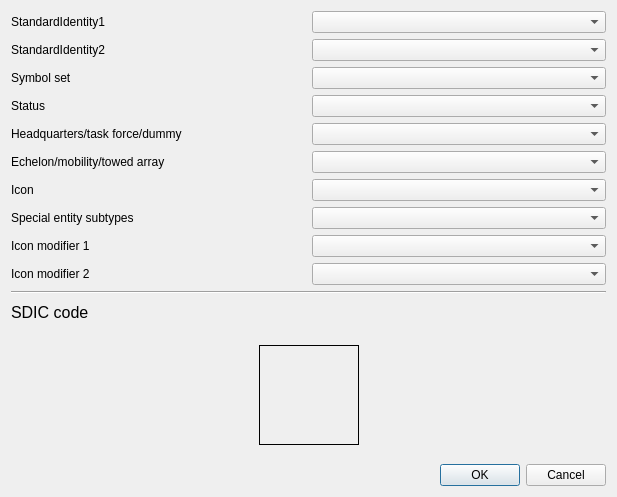
<?xml version="1.0" encoding="UTF-8"?>
<ui version="4.0">
 <class>Dialog</class>
 <widget class="QDialog" name="Dialog">
  <property name="geometry">
   <rect>
    <x>0</x>
    <y>0</y>
    <width>617</width>
    <height>497</height>
   </rect>
  </property>
  <property name="windowTitle">
   <string>SDIC code</string>
  </property>
  <layout class="QVBoxLayout" name="verticalLayout">
   <item>
    <layout class="QGridLayout" name="gridLayout">
     <item row="0" column="1">
      <widget class="QComboBox" name="comboStandardId1"/>
     </item>
     <item row="6" column="0">
      <widget class="QLabel" name="label_8">
       <property name="text">
        <string>Icon</string>
       </property>
      </widget>
     </item>
     <item row="7" column="0">
      <widget class="QLabel" name="label_9">
       <property name="text">
        <string>Special entity subtypes</string>
       </property>
      </widget>
     </item>
     <item row="1" column="0">
      <widget class="QLabel" name="label_2">
       <property name="text">
        <string>StandardIdentity2</string>
       </property>
      </widget>
     </item>
     <item row="4" column="0">
      <widget class="QLabel" name="label_6">
       <property name="text">
        <string>Headquarters/task force/dummy</string>
       </property>
      </widget>
     </item>
     <item row="3" column="0">
      <widget class="QLabel" name="label_5">
       <property name="text">
        <string>Status</string>
       </property>
      </widget>
     </item>
     <item row="5" column="0">
      <widget class="QLabel" name="label_7">
       <property name="text">
        <string>Echelon/mobility/towed array</string>
       </property>
      </widget>
     </item>
     <item row="0" column="0">
      <widget class="QLabel" name="label_3">
       <property name="text">
        <string>StandardIdentity1</string>
       </property>
      </widget>
     </item>
     <item row="2" column="0">
      <widget class="QLabel" name="label_4">
       <property name="text">
        <string>Symbol set</string>
       </property>
      </widget>
     </item>
     <item row="8" column="1">
      <widget class="QComboBox" name="comboModifier1"/>
     </item>
     <item row="8" column="0">
      <widget class="QLabel" name="label_10">
       <property name="text">
        <string>Icon modifier 1</string>
       </property>
      </widget>
     </item>
     <item row="9" column="1">
      <widget class="QComboBox" name="comboModifier2"/>
     </item>
     <item row="9" column="0">
      <widget class="QLabel" name="label_11">
       <property name="text">
        <string>Icon modifier 2</string>
       </property>
      </widget>
     </item>
     <item row="1" column="1">
      <widget class="QComboBox" name="comboStandardId2"/>
     </item>
     <item row="2" column="1">
      <widget class="QComboBox" name="comboSymbolSet"/>
     </item>
     <item row="3" column="1">
      <widget class="QComboBox" name="comboStatus"/>
     </item>
     <item row="4" column="1">
      <widget class="QComboBox" name="comboHQ"/>
     </item>
     <item row="5" column="1">
      <widget class="QComboBox" name="comboEchelon"/>
     </item>
     <item row="6" column="1">
      <widget class="QComboBox" name="comboIcon"/>
     </item>
     <item row="7" column="1">
      <widget class="QComboBox" name="comboSubtypes"/>
     </item>
    </layout>
   </item>
   <item>
    <widget class="Line" name="line">
     <property name="orientation">
      <enum>Qt::Horizontal</enum>
     </property>
    </widget>
   </item>
   <item>
    <layout class="QHBoxLayout" name="horizontalLayout">
     <item>
      <widget class="QLabel" name="label">
       <property name="font">
        <font>
         <pointsize>12</pointsize>
        </font>
       </property>
       <property name="text">
        <string>SDIC code</string>
       </property>
      </widget>
     </item>
     <item>
      <widget class="QLineEdit" name="txtCode">
       <property name="enabled">
        <bool>false</bool>
       </property>
       <property name="font">
        <font>
         <pointsize>12</pointsize>
        </font>
       </property>
       <property name="frame">
        <bool>false</bool>
       </property>
      </widget>
     </item>
    </layout>
   </item>
   <item>
    <spacer name="verticalSpacer">
     <property name="orientation">
      <enum>Qt::Vertical</enum>
     </property>
     <property name="sizeHint" stdset="0">
      <size>
       <width>311</width>
       <height>53</height>
      </size>
     </property>
    </spacer>
   </item>
   <item>
    <layout class="QHBoxLayout" name="horizontalLayout_2">
     <item>
      <spacer name="horizontalSpacer">
       <property name="orientation">
        <enum>Qt::Horizontal</enum>
       </property>
       <property name="sizeHint" stdset="0">
        <size>
         <width>40</width>
         <height>20</height>
        </size>
       </property>
      </spacer>
     </item>
     <item>
      <widget class="QLabel" name="labelImg">
       <property name="sizePolicy">
        <sizepolicy hsizetype="Preferred" vsizetype="Preferred">
         <horstretch>0</horstretch>
         <verstretch>0</verstretch>
        </sizepolicy>
       </property>
       <property name="minimumSize">
        <size>
         <width>100</width>
         <height>100</height>
        </size>
       </property>
       <property name="maximumSize">
        <size>
         <width>100</width>
         <height>100</height>
        </size>
       </property>
       <property name="baseSize">
        <size>
         <width>100</width>
         <height>100</height>
        </size>
       </property>
       <property name="frameShape">
        <enum>QFrame::Box</enum>
       </property>
       <property name="text">
        <string/>
       </property>
      </widget>
     </item>
     <item>
      <spacer name="horizontalSpacer_2">
       <property name="orientation">
        <enum>Qt::Horizontal</enum>
       </property>
       <property name="sizeHint" stdset="0">
        <size>
         <width>40</width>
         <height>20</height>
        </size>
       </property>
      </spacer>
     </item>
    </layout>
   </item>
   <item>
    <spacer name="verticalSpacer_2">
     <property name="orientation">
      <enum>Qt::Vertical</enum>
     </property>
     <property name="sizeHint" stdset="0">
      <size>
       <width>311</width>
       <height>52</height>
      </size>
     </property>
    </spacer>
   </item>
   <item>
    <widget class="QDialogButtonBox" name="buttonBox">
     <property name="orientation">
      <enum>Qt::Horizontal</enum>
     </property>
     <property name="standardButtons">
      <set>QDialogButtonBox::Cancel|QDialogButtonBox::Ok</set>
     </property>
    </widget>
   </item>
  </layout>
 </widget>
 <resources/>
 <connections>
  <connection>
   <sender>buttonBox</sender>
   <signal>accepted()</signal>
   <receiver>Dialog</receiver>
   <slot>accept()</slot>
   <hints>
    <hint type="sourcelabel">
     <x>248</x>
     <y>254</y>
    </hint>
    <hint type="destinationlabel">
     <x>157</x>
     <y>274</y>
    </hint>
   </hints>
  </connection>
  <connection>
   <sender>buttonBox</sender>
   <signal>rejected()</signal>
   <receiver>Dialog</receiver>
   <slot>reject()</slot>
   <hints>
    <hint type="sourcelabel">
     <x>316</x>
     <y>260</y>
    </hint>
    <hint type="destinationlabel">
     <x>286</x>
     <y>274</y>
    </hint>
   </hints>
  </connection>
 </connections>
</ui>
